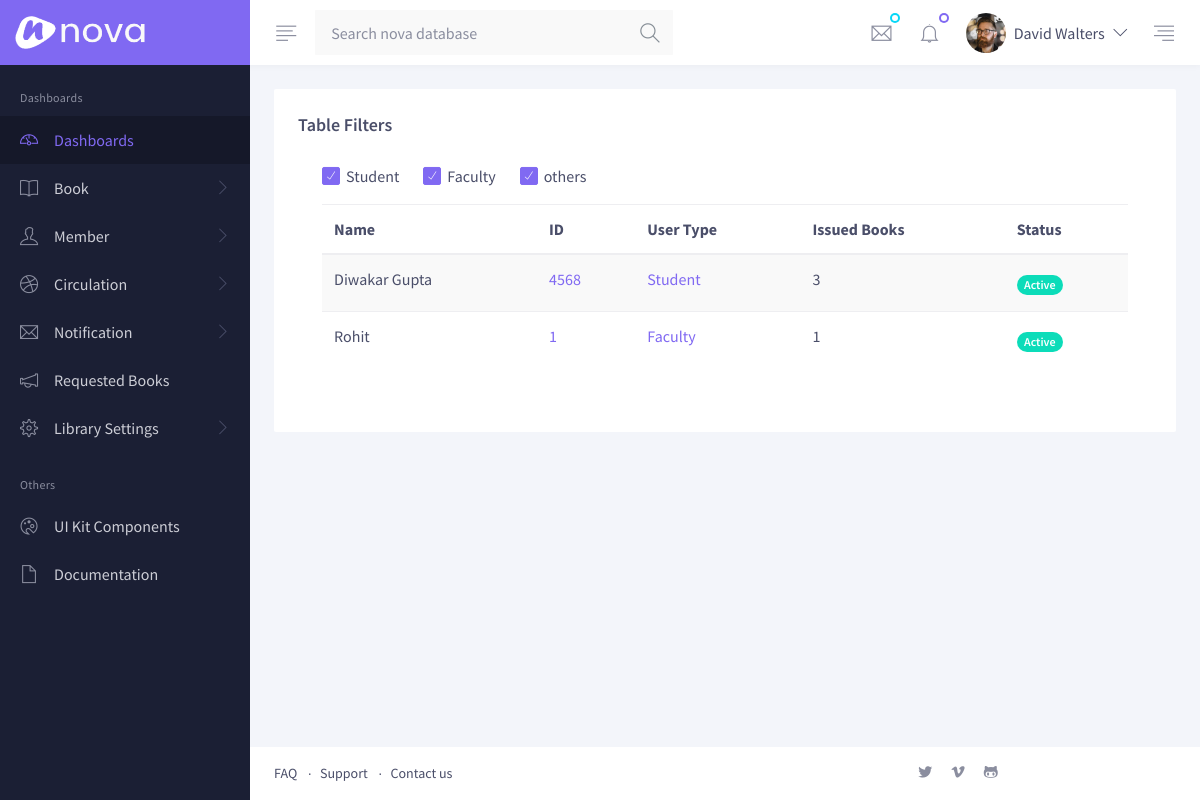
The page /member/ (signed in) on the database as committed earlier.
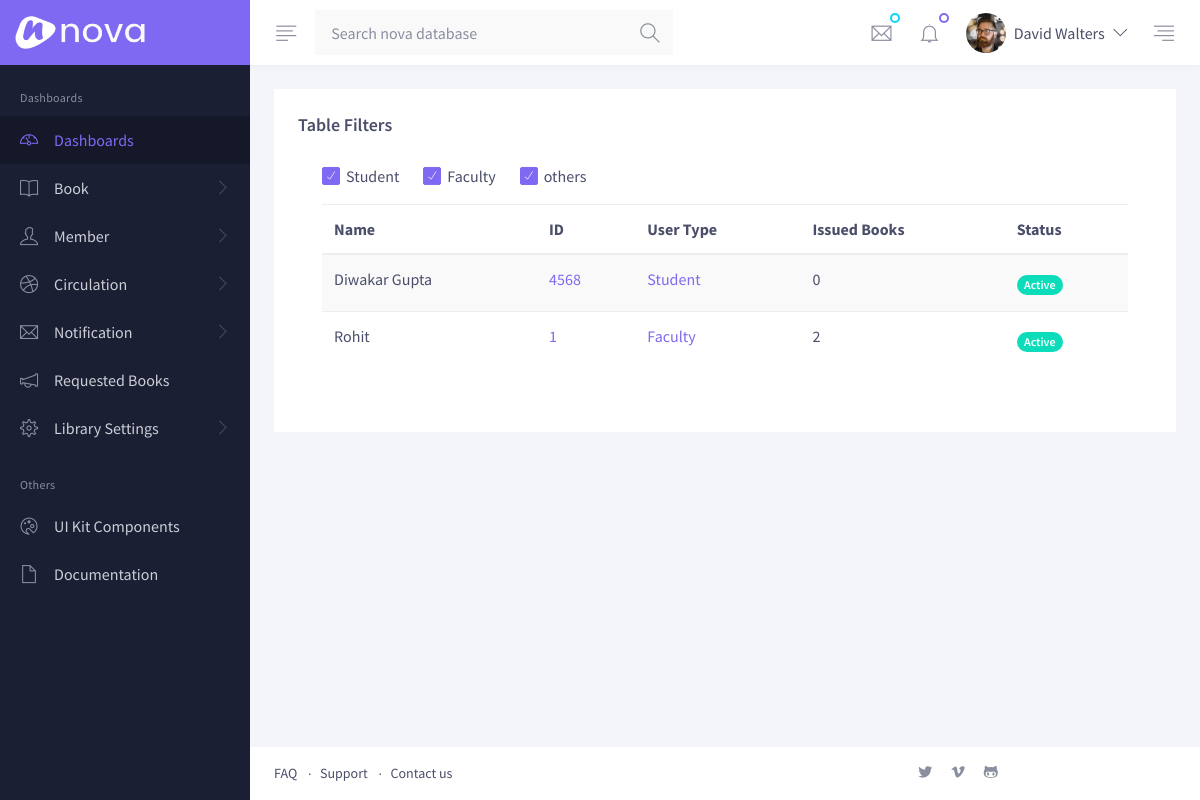
The same page on the database as committed later.
### LMS/models.py (models this page shows, shortened)
class Student(models.Model):
    id = models.PositiveIntegerField(primary_key=True)
    name = models.CharField(max_length=20,blank=True)
    count_books = models.PositiveIntegerField(default=0)
    settings = models.ForeignKey(UserBasicSetting,on_delete=models.ProtectedError)
    active = models.BooleanField(default=True)
    branch = models.CharField(max_length=20)
    from django.contrib.auth.models import User
    account = models.OneToOneField(User,on_delete=models.DO_NOTHING,null=True,blank=True)

class Faculty(models.Model):
    name = models.CharField(max_length=20,blank=True)
    isHOD = models.BooleanField(default=False)
    branch = models.CharField(max_length=20)
    count_books = models.PositiveIntegerField(default=0)
    settings = models.ForeignKey(UserBasicSetting,on_delete=models.ProtectedError)
    active = models.BooleanField(default=True)
    from django.contrib.auth.models import User
    account = models.OneToOneField(User,on_delete=models.DO_NOTHING,null=True,blank=True)

class UserBasicSetting(models.Model):
    type = models.CharField(max_length=20)
    maxBook = models.PositiveSmallIntegerField()
    maxDay = models.IntegerField()
    finePerDay = models.IntegerField()
    def __str__(self):
        return self.type

### LMS/views.py (the view)
# urls.py: path('member/',views.member,name='member'),
def member(request):
    user = auth.get_user(request)
    if not user.is_staff:
        return redirect_to_login(next=request.path)
    members = list(Student.objects.all())
    for f in Faculty.objects.all():
        members.append(f)
    return render(request, 'member.html', context={'members':members})

### LMS/templates/member.html (shortened to what this page needs)
{% extends 'base.html' %}
{% load static %}
{% block content %}
        <div class="py-4 px-3 px-md-4">
          <div class="card mb-3 mb-md-4">
            <div class="card-header">
              <h5 class="font-weight-semi-bold mb-0">Table Filters</h5>
            </div>
            <div class="card-body pt-0">
              <div class="card-body pt-0">
                <div class="row">
                    <div class="col-xl mb-3">
                      <div class="d-flex align-items-center flex-wrap pt-1">
                        <div class="form-check position-relative mb-2 mb-md-0 mr-4">
                          <label class="checkbox checkbox-xxs form-check-label ml-1" for="overconfident" data-icon="">Student</label>
                        </div>
                        <div class="form-check position-relative mb-2 mb-md-0 mr-4">
                          <label class="checkbox checkbox-xxs form-check-label ml-1" for="disillusioned" data-icon="">Faculty</label>
                        </div>
                        <div class="form-check position-relative mb-2 mb-md-0">
                          <label class="checkbox checkbox-xxs form-check-label ml-1" for="receptive" data-icon="">others</label>
                        </div>
                      </div>
                    </div>
                  </div>
    <div class="table-responsive-xl">
                  <table class="table table-striped table-hover">
                    <thead>
                      <tr>
                        <th>Name</th>
                        <th>ID</th>
                        <th>User Type</th>
                        <th>Issued Books</th>
                        <th>Status</th>
                      </tr>
                    </thead>
                    <tbody>
                    {% for member in members %}
                        <tr>
                        <td>{{ member.name }}</td>
                        <td><a href="{% url 'member-profile' membertype=member.settings.type  memberpk=member.pk %}">{{ member.pk }}</a></td>
                        <td><a target="_blank" href="/admin/LMS/userbasicsetting/{{ member.settings.pk }}/change/">{{ member.settings }}</a></td>
                        <td>{{ member.count_books }}</td>
                            {% if member.active %}
                        <td class="py-3">
                          <span class="badge badge-pill badge-success">Active</span>
                        </td>
                        {% else %}
                        <td class="py-3">
                          <span class="badge badge-pill badge-danger">Deactive</span>
                        </td>
                        {% endif %}
                      </tr>
                    {% endfor %}
                    </tbody>
                  </table>
                </div>
              </div>
            </div>
          </div>
        </div>
{% endblock %}>

Rows that differ between the two databases and show on the page:
changed Student "Diwakar Gupta": count_books "3" → "0"
changed Faculty "Rohit": count_books "1" → "2"
